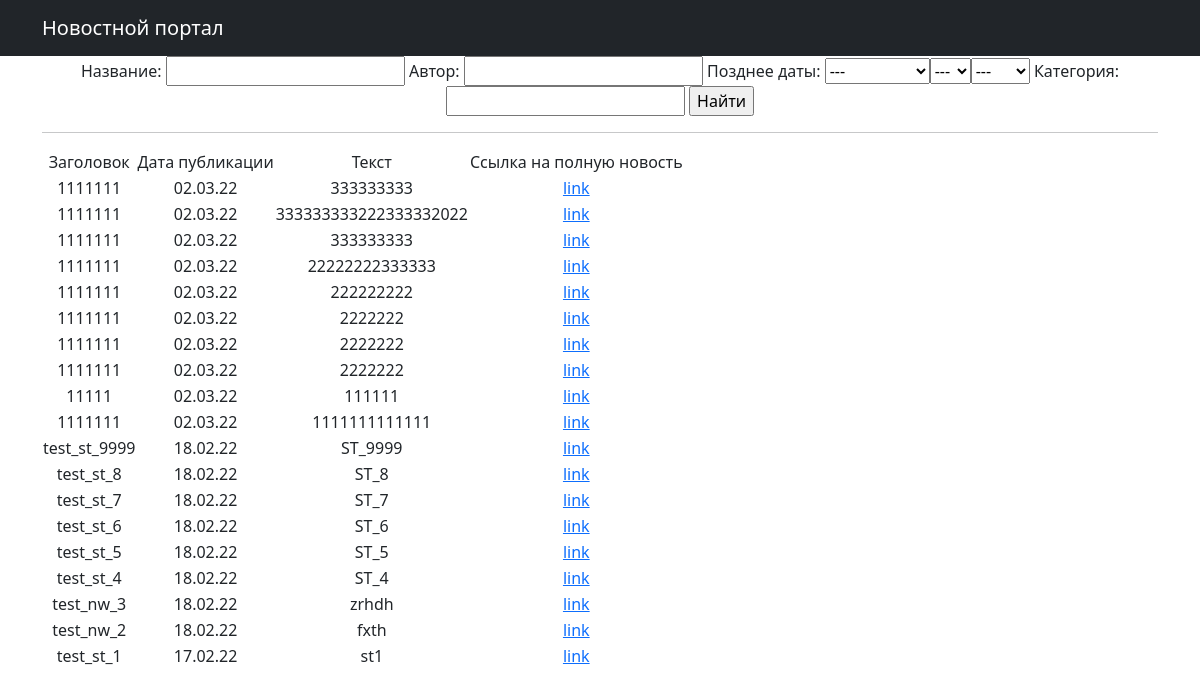
/posts/search/, run on the app's committed database.
### News/models.py (models this page shows, shortened)
class Post(models.Model):
    story = 'ST'
    news = 'NW'
    VARIANTS = [
        (story, 'статья'),
        (news, 'новость'),
    ]
    type = models.CharField(max_length=2, choices=VARIANTS)
    time = models.DateTimeField(auto_now_add=True)
    header = models.CharField(max_length=255)
    text = models.TextField()
    rating_post = models.IntegerField(default=0)
    author_post = models.ForeignKey(Author, on_delete=models.CASCADE)
    category = models.ManyToManyField(Category, through='PostCategory')

### News/views.py (the view)
# urls.py: path('search/', PostSearch.as_view(), name='search'),
class PostSearch(ListView):
    model = Post
    template_name = 'News/Search.html'
    context_object_name = 'posts'
    ordering = ['-time']
    paginate_by = 1
    def get_context_data(self, **kwargs):
        context = super().get_context_data(**kwargs)
        context['filter'] = PostFilter(self.request.GET, queryset=self.get_queryset())
        return context

### News/templatetags/custom_filters.py (called while the page is built)
@register.filter(name='censor')
def censor(value):
    bad_words = ['kaka', 'saka', 'nigga']
    text = set(value.split())
    for i in text:
        for j in bad_words:
            if i == j:
                return value.replace(i, '***')
    return value

### templates/News/Search.html (shortened to what this page needs)
{% extends 'flatpages/default.html' %}
{% load custom_filters %}
{% block content %}
<form method="GET">
    {{ filter.form }}
    <input type="submit" value="Найти">
</form>
    <hr>
    {% if posts %}
        <table>
            <tr>
                <td>
                    Заголовок
                </td>
                <td>
                    Дата публикации
                </td>
                <td>
                    Текст
                </td>
                <td>
                    Ссылка на полную новость
                </td>
            </tr>
        {% for post in filter.qs %}
            <tr>
                <td>
                    {{ post.header }}
                </td>
                <td>
                    {{ post.time|date:'d.m.y' }}
                </td>
                <td>
                    {{ post.text|truncatewords:20|censor }}
                </td>
                <td>
                    <a href='{% url "detail" post.id %}'>link </a>
                </td>
            </tr>
        {% endfor %}
        </table>
    {% else %}
        <h2>Новостей нет</h2>
    {% endif %}
{% endblock content %}

### data on the page
Post: header "1111111", time "02.03.22", text|censor "333333333"
Post: header "1111111", time "02.03.22", text|censor "333333333222333332022"
Post: header "1111111", time "02.03.22", text|censor "333333333"
Post: header "1111111", time "02.03.22", text|censor "22222222333333"
Post: header "1111111", time "02.03.22", text|censor "222222222"
Post: header "1111111", time "02.03.22", text|censor "2222222"
Post: header "1111111", time "02.03.22", text|censor "2222222"
Post: header "1111111", time "02.03.22", text|censor "2222222"
Post: header "11111", time "02.03.22", text|censor "111111"
Post: header "1111111", time "02.03.22", text|censor "1111111111111"
Post: header "test_st_9999", time "18.02.22", text|censor "ST_9999"
Post: header "test_st_8", time "18.02.22", text|censor "ST_8"
Post: header "test_st_7", time "18.02.22", text|censor "ST_7"
Post: header "test_st_6", time "18.02.22", text|censor "ST_6"
Post: header "test_st_5", time "18.02.22", text|censor "ST_5"
Post: header "test_st_4", time "18.02.22", text|censor "ST_4"
Post: header "test_nw_3", time "18.02.22", text|censor "zrhdh"
Post: header "test_nw_2", time "18.02.22", text|censor "fxth"
Post: header "test_st_1", time "17.02.22", text|censor "st1"
